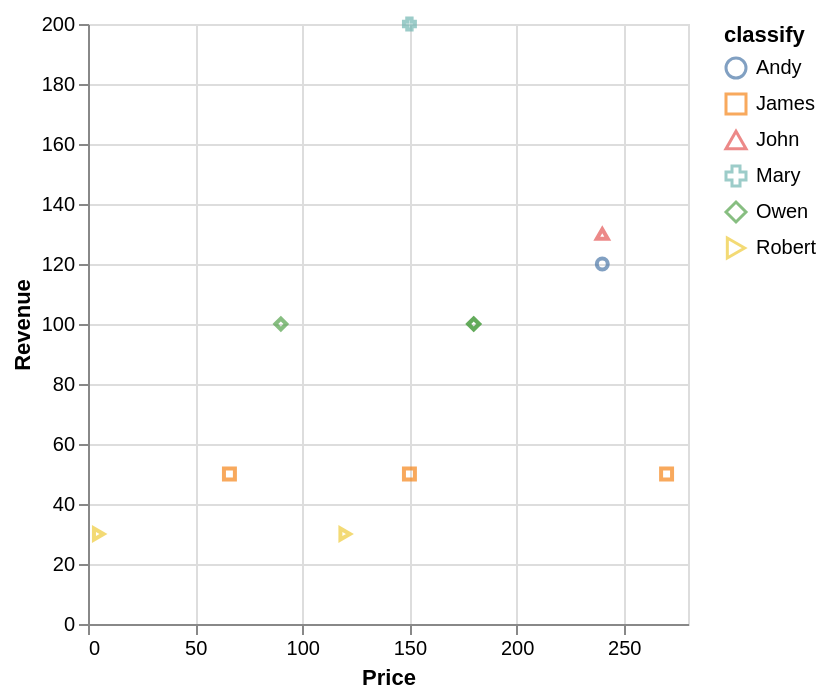

Express this chart as Vega-Lite.
### Vega-Lite specification from a JSON file in a GitHub repository (floating-point values rounded to 4 significant figures)
{"data": {"values": [{"x_data": 240, "y_data": 120, "classify": "Andy"}, {"x_data": 270, "y_data": 50, "classify": "James"}, {"x_data": 66, "y_data": 50, "classify": "James"}, {"x_data": 150, "y_data": 50, "classify": "James"}, {"x_data": 240, "y_data": 130, "classify": "John"}, {"x_data": 150, "y_data": 200, "classify": "Mary"}, {"x_data": 180, "y_data": 100, "classify": "Owen"}, {"x_data": 90, "y_data": 100, "classify": "Owen"}, {"x_data": 180, "y_data": 100, "classify": "Owen"}, {"x_data": 120, "y_data": 30, "classify": "Robert"}, {"x_data": 5, "y_data": 30, "classify": "Robert"}]}, "mark": "point", "encoding": {"x": {"field": "x_data", "type": "quantitative", "title": "Price", "scale": {"zero": "false"}}, "y": {"field": "y_data", "type": "quantitative", "title": "Revenue", "scale": {"zero": "false"}}, "color": {"field": "classify", "type": "nominal"}, "shape": {"field": "classify", "type": "nominal"}}}
